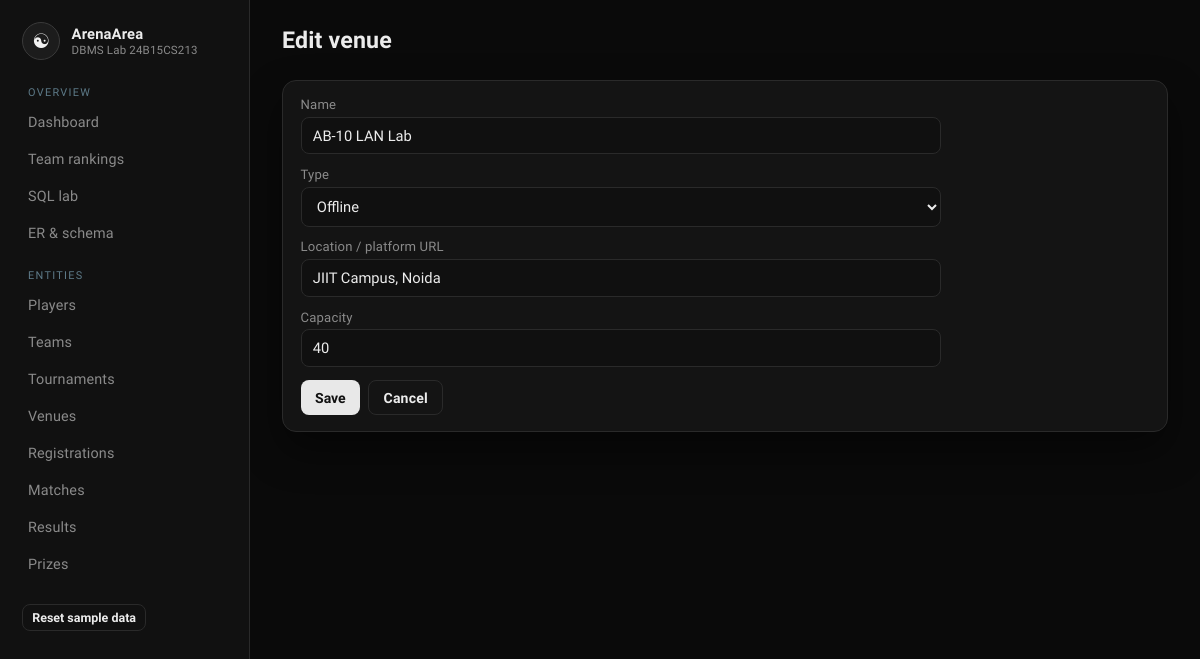
The app's page /venues/2/edit with its own data.
### tables this page shows
CREATE TABLE Venue (
    venue_id   INTEGER PRIMARY KEY AUTOINCREMENT,
    venue_name TEXT    NOT NULL,
    venue_type TEXT    NOT NULL CHECK (venue_type IN ('Offline', 'Online')),
    location   TEXT    NOT NULL,
    capacity   INTEGER CHECK (capacity IS NULL OR capacity > 0)
);

### app.py (the view, shortened to what this page needs)
@app.route("/venues/<int:venue_id>/edit", methods=["GET", "POST"])
def venue_edit(venue_id):
    item = query("SELECT * FROM Venue WHERE venue_id = ?", (venue_id,), one=True)
    return render_template("venue_form.html", item=item)

### app.py (called while the page is built)
def get_db():
    if "db" not in g:
        g.db = sqlite3.connect(DB_PATH)
        g.db.row_factory = sqlite3.Row
        g.db.execute("PRAGMA foreign_keys = ON")
    return g.db

def query(sql, args=(), one=False):
    cur = get_db().execute(sql, args)
    rows = cur.fetchall()
    cur.close()
    return (rows[0] if rows else None) if one else rows

### templates/venue_form.html (shortened to what this page needs)
{% extends "base.html" %}
{% block content %}
<div class="topbar"><div><h2>{{ 'Edit venue' if item else 'Add venue' }}</h2></div></div>
<div class="card">
<form class="stack" method="post">
  <label>Name <input name="venue_name" required value="{{ item.venue_name if item else '' }}"></label>
  <label>Type
    <select name="venue_type">
      {% for s in ['Offline','Online'] %}
        <option value="{{ s }}" {% if item and item.venue_type==s %}selected{% endif %}>{{ s }}</option>
      {% endfor %}
    </select>
  </label>
  <label>Location / platform URL <input name="location" required value="{{ item.location if item else '' }}"></label>
  <label>Capacity <input type="number" name="capacity" min="1" value="{{ item.capacity if item and item.capacity else '' }}"></label>
  <div class="actions">
    <button class="btn" type="submit">Save</button>
    <a class="btn ghost" href="{{ url_for('venues_list') }}">Cancel</a>
  </div>
</form>
</div>
{% endblock %}

### static/style.css (style rules this page uses)
:root { --bg: #0a0a0a; --panel: #141414; --panel-2: #1a1a1a; --line: #2a2a2a; --text: #ececec; --muted: #8a8a8a; --mint: #cfcfcf; --mint-dim: #3a3a3a; --coral: #9a9a9a; --gold: #d0d0d0; --blue: #b8b8b8; --shadow: 0 18px 40px rgba(0, 0, 0, 0.45); }
* { box-sizing: border-box; }
html, body { margin: 0; min-height: 100%; }
body { font-family: "Sora", sans-serif; background: var(--bg); color: var(--text); letter-spacing: 0.01em; }
a { color: var(--mint); text-decoration: none; }
.topbar { display: flex; justify-content: space-between; align-items: flex-start; gap: 1rem; margin-bottom: 1.4rem; }
.topbar h2 { margin: 0 0 0.25rem; font-size: 1.45rem; }
.actions { display: flex; gap: 0.5rem; flex-wrap: wrap; }
.btn, button.btn, input[type="submit"] { border: 0; background: #e8e8e8; color: #111; font-weight: 600; padding: 0.55rem 0.9rem; border-radius: 8px; cursor: pointer; font-family: inherit; font-size: 0.88rem; }
.btn.ghost, button.ghost { background: transparent; color: var(--text); border: 1px solid var(--line); }
.card { background: var(--panel); border: 1px solid var(--line); border-radius: 14px; padding: 1rem 1.1rem; box-shadow: var(--shadow); }
form.stack { display: grid; gap: 0.8rem; max-width: 640px; }
label { display: grid; gap: 0.3rem; font-size: 0.82rem; color: var(--muted); }
input, select, textarea { background: #101010; border: 1px solid var(--line); color: var(--text); border-radius: 8px; padding: 0.55rem 0.7rem; font-family: inherit; font-size: 0.92rem; }

### records on screen
Venue: venue_name "AB-10 LAN Lab", venue_type "Offline", location "JIIT Campus, Noida", capacity "40"

### other values on screen
{{ 'Edit venue' if item else 'Add venue' }} "Edit venue"
